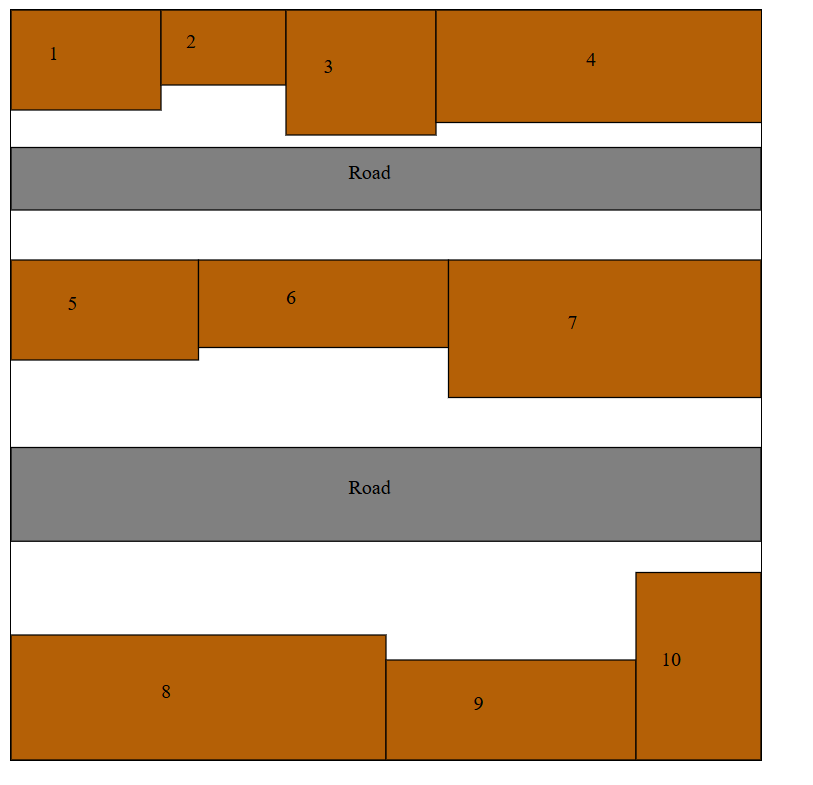
#> input picture 2D/images/image.png, 813 x 785 px, found by its file name
$ python plotex.py
#> lines starting #> are read from the running program, lines starting #| are printed output that depends on the picture; after the words box and inside, x2 and y2 are one past the last pixel; in counts of white or black regions, pixels touching at a corner belong together
import cv2
import pytesseract

# Configure tesseract path
pytesseract.pytesseract.tesseract_cmd = r"C:\Program Files\Tesseract-OCR\tesseract.exe"

# Load the image
image_path = r"C:\Users\Pranshu Saraswat\projects\Khata digitalization\2D\images\image.png"
image = cv2.imread(image_path)
#> image is the input picture: shape (785, 813, 3); mean B, G, R 127.5, 163.3, 196.7
gray = cv2.cvtColor(image, cv2.COLOR_BGR2GRAY)
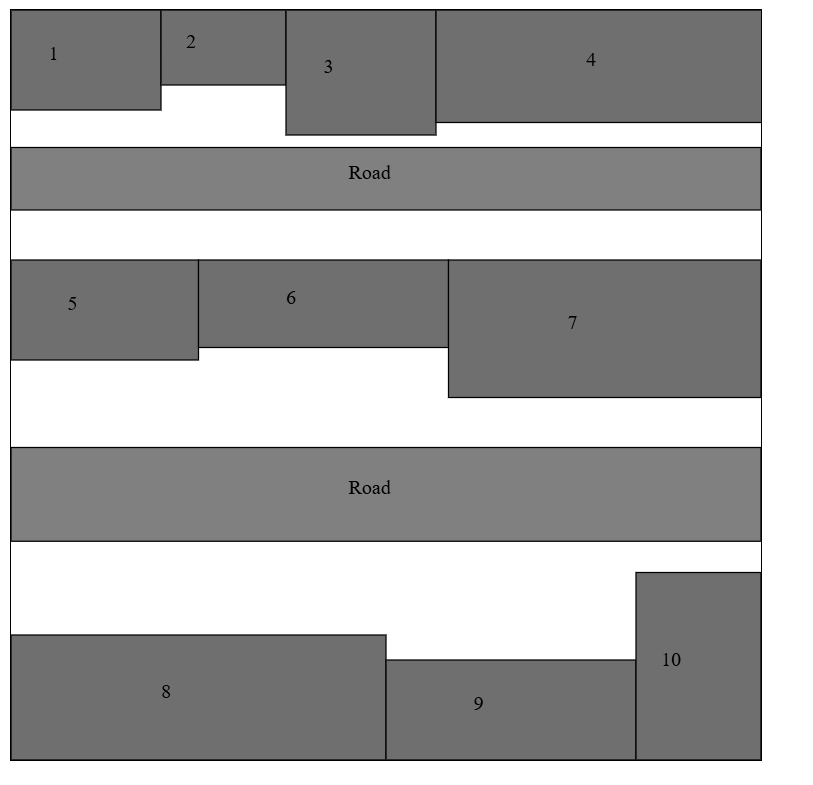
#> gray: shape (785, 813); min 0, max 255, mean 169.3
_, thresh = cv2.threshold(gray, 180, 255, cv2.THRESH_BINARY_INV)
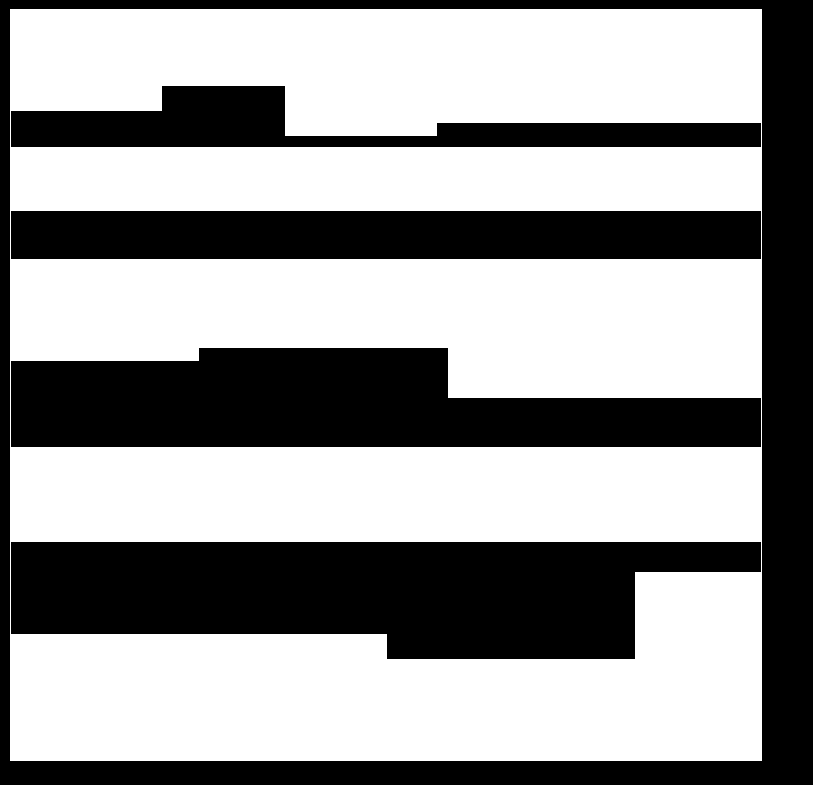
#> thresh: shape (785, 813); 60.1% white; 5 black regions, box (x1, y1, x2, y2) and area: (0, 0, 813, 785) 72701, (11, 542, 761, 659) 67388, (11, 348, 761, 447) 56156, (11, 211, 761, 259) 36000, (11, 86, 761, 147) 22387

# Find contours
contours, _ = cv2.findContours(thresh, cv2.RETR_EXTERNAL, cv2.CHAIN_APPROX_SIMPLE)
#> contours = [[[10, 9], [10, 760], [761, 760], [761, 9]]]

plot_numbers = []
for cnt in contours:
    x, y, w, h = cv2.boundingRect(cnt)
    if 30 < w < 200 and 30 < h < 200:  # Heuristic filters for plot size
        plot = image[y:y+h, x:x+w]
        text = pytesseract.image_to_string(plot, config='--psm 6')
        if text.strip().isdigit():
            plot_numbers.append(text.strip())
#> this loop made 1 pass
#> (cnt, x, y, w, h) on pass 1: ([[10, 9], [10, 760], [761, 760], [761, 9]], 10, 9, 752, 752)
#> after the loop, plot_numbers = []

print("Detected plot numbers:", plot_numbers)
#| Detected plot numbers: []
